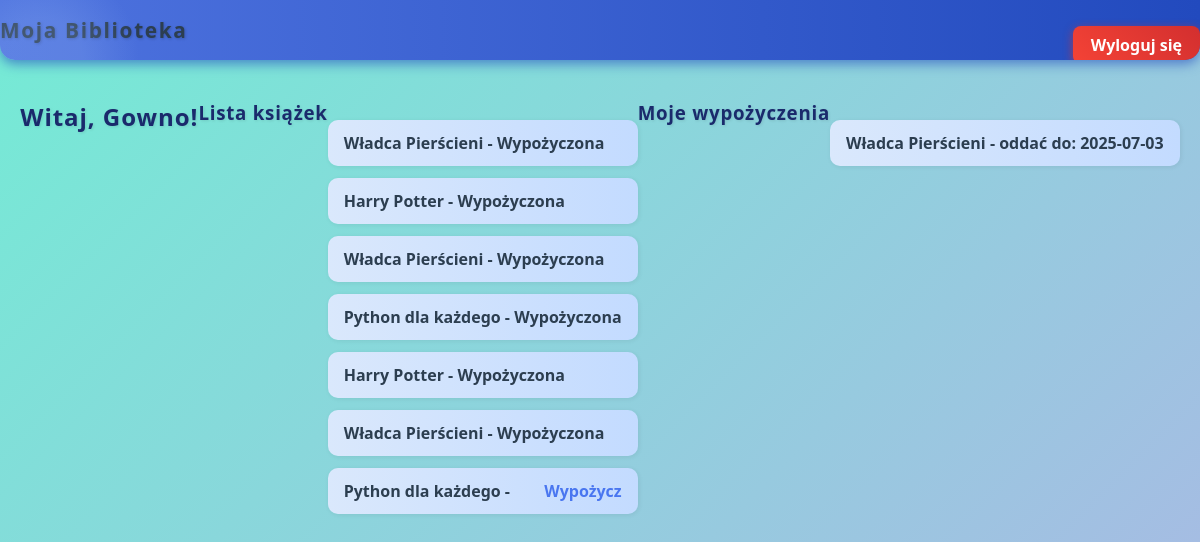
The app's page /dashboard (signed in) with its own data.
### tables this page shows
CREATE TABLE books (
            id INTEGER PRIMARY KEY AUTOINCREMENT,
            title TEXT NOT NULL,
            author TEXT,
            available INTEGER DEFAULT 1
        );

CREATE TABLE loans (
            id INTEGER PRIMARY KEY AUTOINCREMENT,
            user_id INTEGER,
            book_id INTEGER,
            due_date TEXT,
            FOREIGN KEY(user_id) REFERENCES users(id),
            FOREIGN KEY(book_id) REFERENCES books(id)
        );

### app.py (the view)
@app.route('/dashboard')
def dashboard():
    if 'user_id' not in session:
        return redirect(url_for('login'))
    user_id = session['user_id']
    conn = get_db()
    books = conn.execute('SELECT * FROM books').fetchall()
    loans = conn.execute('''
        SELECT books.title, loans.due_date FROM loans
        JOIN books ON loans.book_id = books.id
        WHERE loans.user_id = ?
    ''', (user_id,)).fetchall()
    conn.close()
    return render_template('dashboard.html', books=books, loans=loans)

### app.py (called while the page is built)
def get_db():
    conn = sqlite3.connect(DATABASE)
    conn.row_factory = sqlite3.Row
    return conn

### templates/dashboard.html (shortened to what this page needs)
<!DOCTYPE html>
<html>
<head><title>Moja Biblioteka</title>
<link rel="stylesheet" href="{{ url_for('static', filename='style.css') }}">
</head>
<body>
<div class="navbar">
  <div class="brand">Moja Biblioteka</div>
  <form method="GET" action="{{ url_for('logout') }}">
  <button type="submit" class="logout-btn">Wyloguj się</button>
  </form>
</div>
<h2>Witaj, {{ session.username }}!</h2>
<h3>Lista książek</h3>
<ul>
{% for book in books %}
  <li>{{ book.title }} -
    {% if book.available %}
      <a href="{{ url_for('borrow', book_id=book.id) }}">Wypożycz</a>
    {% else %}
      Wypożyczona
    {% endif %}
  </li>
{% endfor %}
</ul>
<h3>Moje wypożyczenia</h3>
<ul>
{% if loans %}
  {% for loan in loans %}
    <li>{{ loan.title }} - oddać do: {{ loan.due_date }}</li>
  {% endfor %}
{% else %}
  <li>Brak wypożyczonych książek.</li>
{% endif %}
</ul>
</body>
</html>

### static/style.css (style rules this page uses)
.navbar { position: fixed; top: 0; left: 0; width: 100%; max-width: 100vw; height: 60px; background: linear-gradient(90deg, #4e73df, #224abe); box-shadow: 0 4px 12px rgba(34, 74, 190, 0.6); display: flex; justify-content: space-between; align-items: center; color: white; font-weight: 700; font-size: 1.3rem; padding: 0px 0px; z-index: 9999; border-radius: 0 0 15px 15px; user-select: none; }
.navbar .brand { letter-spacing: 0.08em; text-shadow: 1px 1px 3px rgba(0,0,0,0.2); }
.navbar button.logout-btn { background: linear-gradient(45deg, #f44336, #d32f2f); padding: 8px 18px; font-size: 1rem; border-radius: 8px; box-shadow: 0 3px 10px rgba(212, 47, 47, 0.7); transition: background 0.3s ease, box-shadow 0.3s ease, transform 0.15s ease; cursor: pointer; border: none; color: white; top: -4px; }
body { background: linear-gradient(135deg, #74ebd5 0%, #ACB6E5 100%); padding: 100px 20px 20px 20px; display: flex; justify-content: center; min-height: 100vh; }
main, body > div { max-width: 700px; background: white; padding: 40px 50px; border-radius: 15px; box-shadow: 0 8px 16px rgba(0,0,0,0.12), inset 0 0 100px rgba(255,255,255,0.3); position: relative; overflow: hidden; }
* { margin: 0; padding: 0; box-sizing: border-box; font-family: 'Segoe UI', Tahoma, Geneva, Verdana, sans-serif; color: #2c3e50; transition: color 0.3s ease; scroll-behavior: smooth; }
main::before, body > div::before { content: ""; position: absolute; top: -40px; left: -60px; width: 200px; height: 200px; background: radial-gradient(circle at center, #a0c1f7 30%, transparent 70%); border-radius: 50%; opacity: 0.2; pointer-events: none; z-index: 0; }
h1, h2, h3 { margin-bottom: 20px; color: #1a2a6c; text-shadow: 1px 1px 3px rgba(0,0,0,0.1); letter-spacing: 0.04em; }
form { margin-top: 30px; position: relative; z-index: 1; }
button { background: linear-gradient(45deg, #4e73df, #224abe); color: white; border: none; padding: 14px 26px; border-radius: 10px; cursor: pointer; font-weight: 700; font-size: 1.1rem; box-shadow: 0 4px 15px rgba(34,74,190,0.6); transition: background 0.3s ease, box-shadow 0.3s ease, transform 0.15s ease; }
a { color: #4976f0; text-decoration: none; font-weight: 600; transition: color 0.3s ease; }
ul { list-style-type: none; margin-top: 20px; padding-left: 0; }
ul li { padding: 12px 16px; background: linear-gradient(90deg, #dae8fc, #c3dbff); margin-bottom: 12px; border-radius: 10px; display: flex; justify-content: space-between; align-items: center; box-shadow: 1px 1px 5px rgba(0,0,0,0.07); font-weight: 600; transition: background 0.3s ease; }

### records on screen
books: title "Władca Pierścieni", available "Wypożyczona"
books: title "Harry Potter", available "Wypożyczona"
books: title "Władca Pierścieni", available "Wypożyczona"
books: title "Python dla każdego", available "Wypożyczona"
books: title "Harry Potter", available "Wypożyczona"
books: title "Władca Pierścieni", available "Wypożyczona"
books: title "Python dla każdego"
loans: title "Władca Pierścieni", due_date "2025-07-03"

### other values on screen
{{ session.username }} "Gowno"
